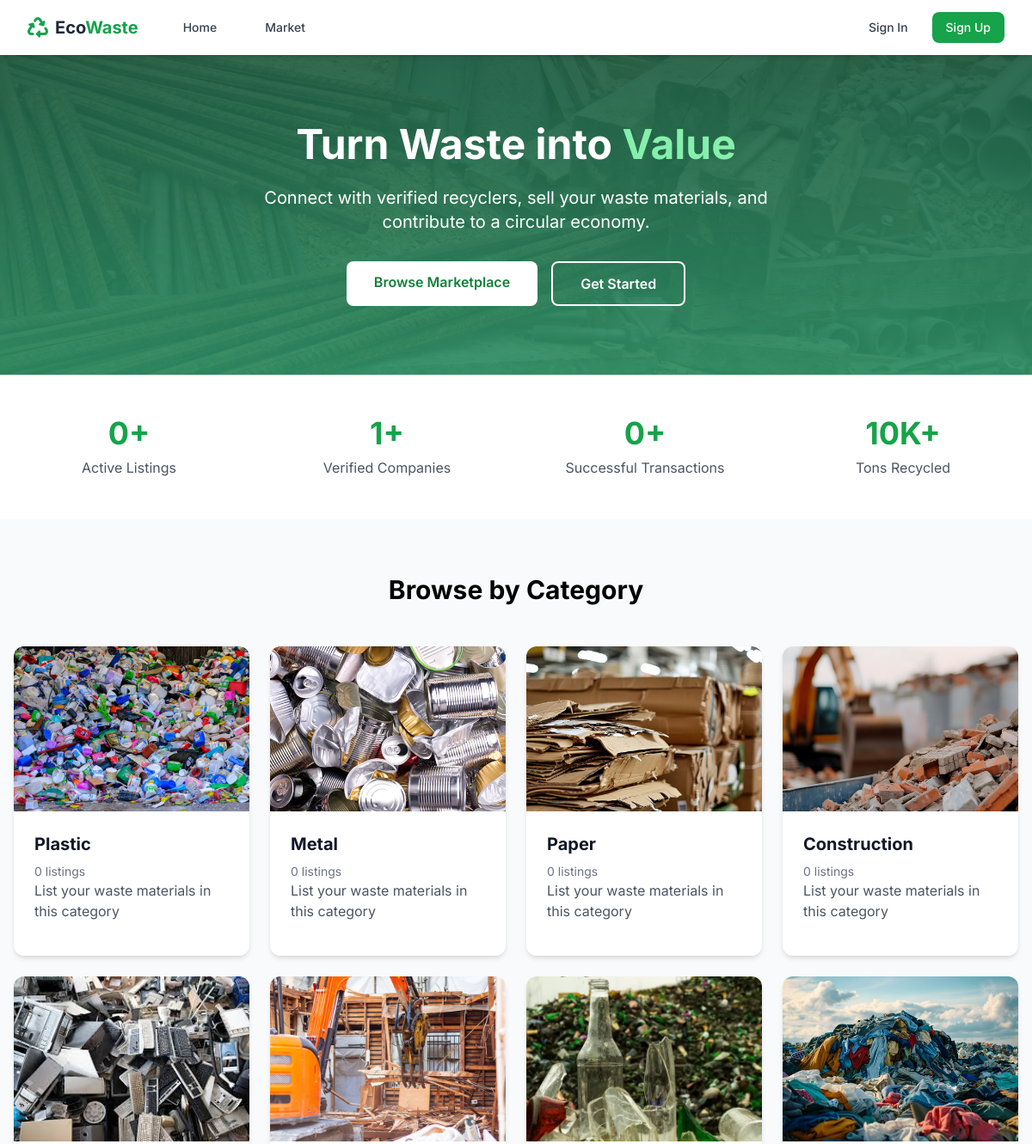
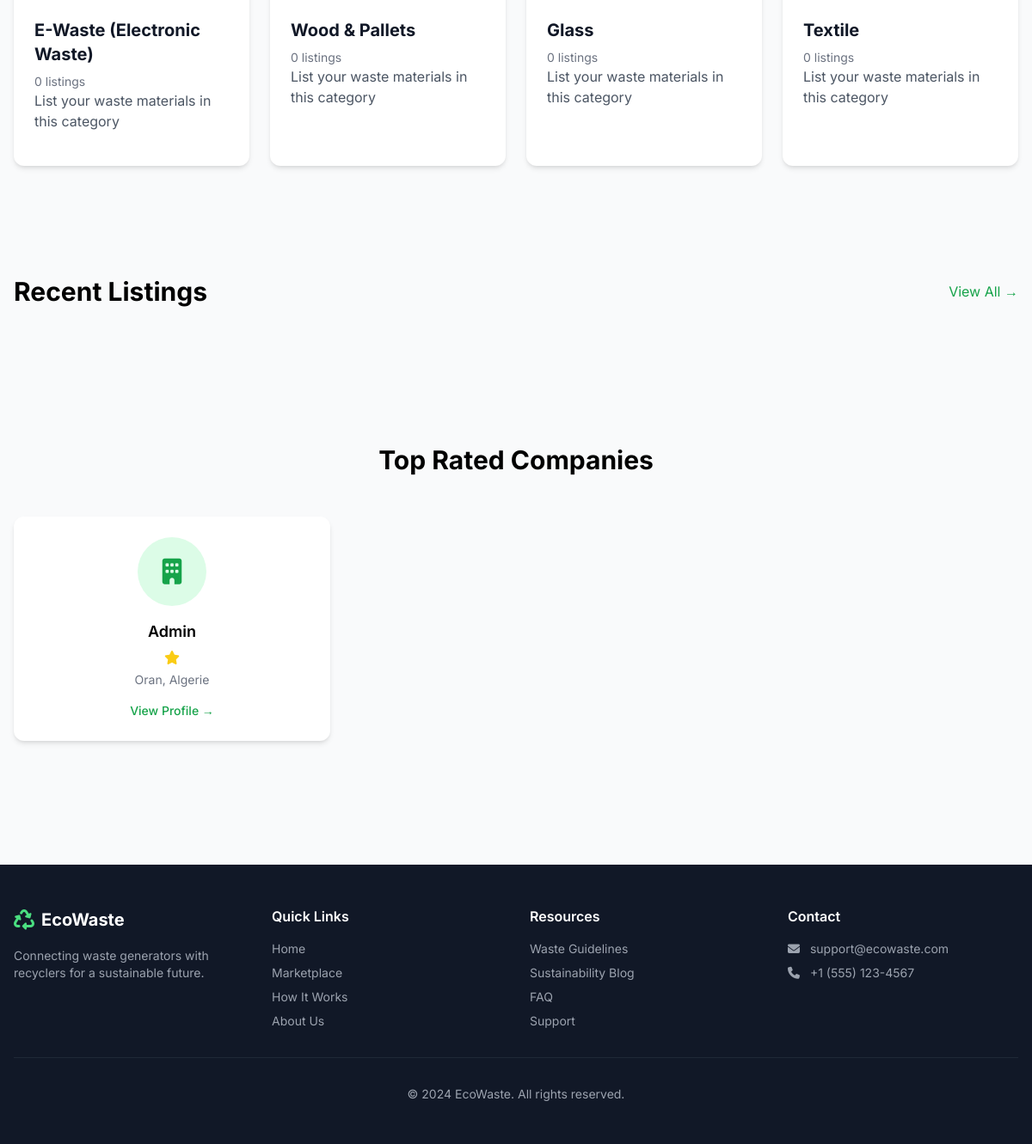
Before: / with the older database file (2 pictures, top to bottom).
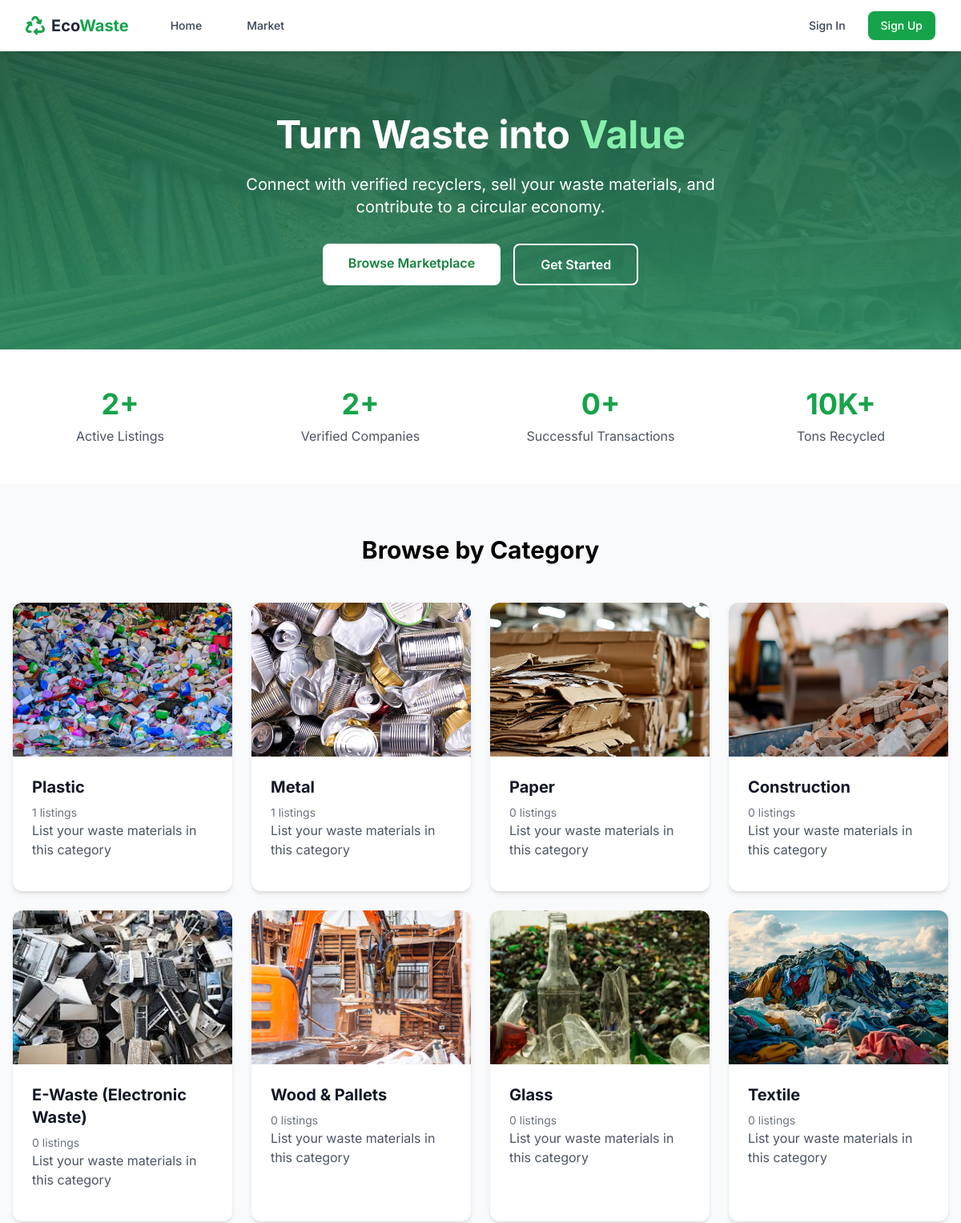
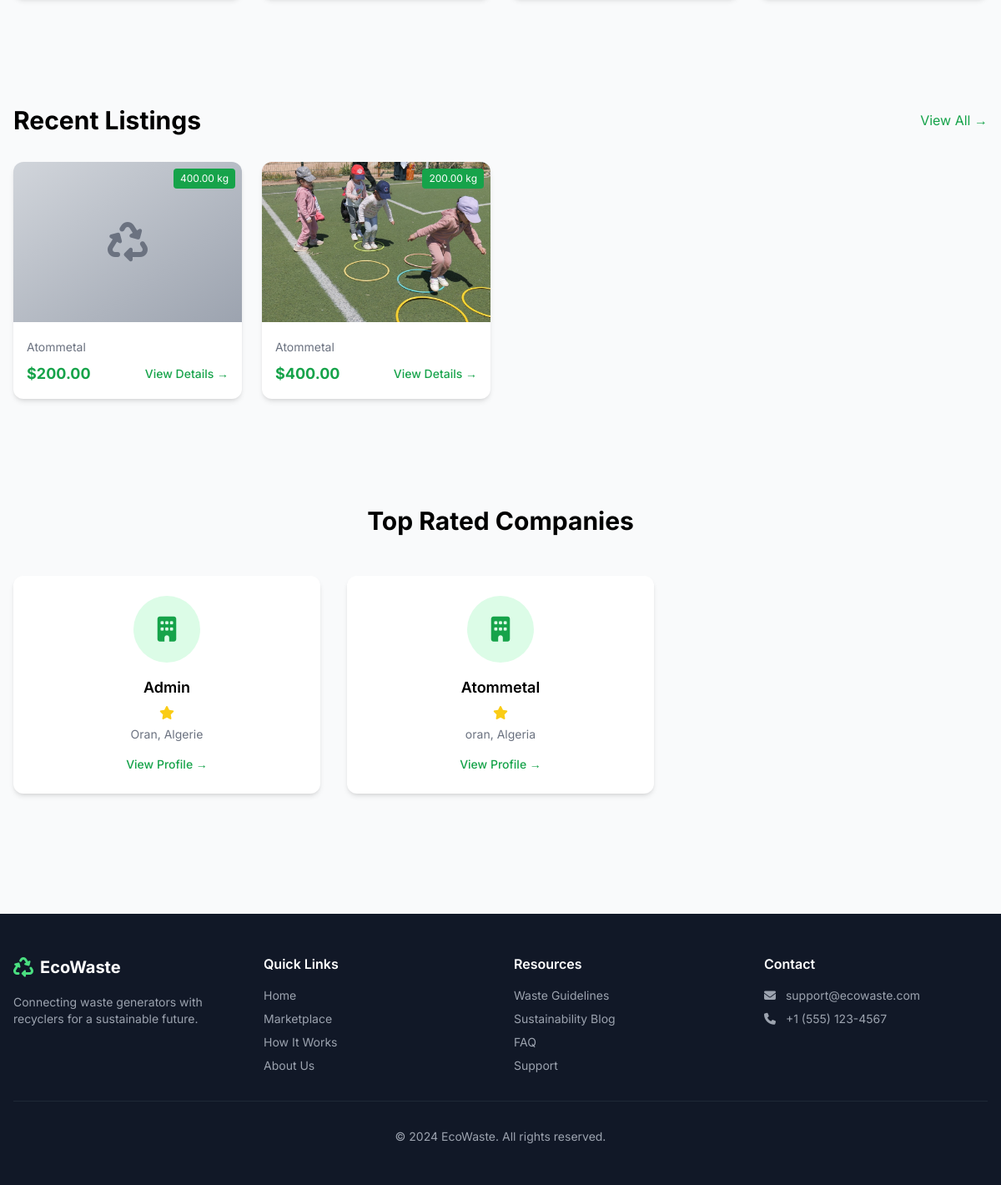
After: the same page with the newer database file (2 pictures, top to bottom).
### app/listings/models.py (models this page shows, shortened)
class Category(db.Model):
    id=db.Column(db.Integer(),primary_key=True)
    name=db.Column(db.String(length=30),nullable=False)
    Description=db.Column(db.String(length=300),nullable=False)
    default_image_url = db.Column(db.String(255))
    items=db.relationship("Item", back_populates="owned_category",lazy=True)
    qualities = db.relationship('Quality_attributes', back_populates='owned_quality',lazy=True)

class Item(db.Model):
    id=db.Column(db.Integer(),primary_key=True)
    company_id= db.Column(db.Integer(),db.ForeignKey('company.id'))
    category_id= db.Column(db.Integer(),db.ForeignKey('category.id'))
    user_id=db.Column(db.Integer(),db.ForeignKey('user.id'))
    name=db.Column(db.String(length=30),nullable=False)
    description=db.Column(db.String(length=1024))
    unit= db.Column(db.String(length=30),nullable=False)
    quantity= db.Column(db.Numeric(10,2),nullable=False)
    price_negotiable = db.Column(db.Boolean, default=True)
    minimum_order = db.Column(db.Numeric(10, 2), default=0)
    views=db.Column(db.Integer(),default=0)
    pickup_address=db.Column(db.String(length=30))
    pickup_city=db.Column(db.String(length=30))
    pickup_country=db.Column(db.String(length=30))
    sell_type=db.Column(db.String(length=30))
    price=db.Column(db.Numeric(10,2),nullable=False)
    status=db.Column(db.String(length=30),default="draft") #active/closed/sold/published/pending
    expires_at= db.Column(db.DateTime())
    created_at = db.Column(db.DateTime(timezone=True), server_default=db.func.now())
    images=db.relationship('Image',backref='owned_item',lazy=True)
    offers=db.relationship('Offer',backref='owned_item',lazy=True)
    owned_user = db.relationship("User", back_populates="items")
    owned_company = db.relationship("Company", back_populates="items")
    owned_category=db.relationship("Category",back_populates="items")
    offers = db.relationship('Offer', back_populates='item',lazy=True)
    transactions = db.relationship('Transaction', back_populates='listing',lazy=True)
    images = db.relationship('Image', back_populates='owned_image',lazy=True)
    qualities = db.relationship('Item_quality_values', back_populates='owned_item',lazy=True)
    reviews = db.relationship('Review', back_populates='item')

class Image(db.Model):
    id=db.Column(db.Integer(),primary_key=True)
    item_id= db.Column(db.Integer(),db.ForeignKey('item.id'))
    default=db.Column(db.Boolean(),default=False)
    uri=db.Column(db.String(length=30))
    created_at = db.Column(db.DateTime(timezone=True), server_default=db.func.now())
    owned_image = db.relationship('Item', back_populates='images',lazy=True)

### app/auth/models.py (models this page shows, shortened)
class Company(db.Model):
    id = db.Column(db.Integer(),primary_key=True)
    name = db.Column(db.String(length=30),nullable=False,unique=True)
    email = db.Column(db.String(200))
    phone = db.Column(db.String(50))
    website = db.Column(db.String(200))
    logo = db.Column(db.String(200))
    rating_avg= db.Column(db.Integer(),default=0)
    total_reviews=db.Column(db.Integer(),default=0)
    address = db.Column(db.String(length=30),nullable=False)
    country = db.Column(db.String(length=30),nullable=False)
    city = db.Column(db.String(length=30),nullable=False)
    company_type = db.Column(db.String(length=30),nullable=False) #generator, recycler, trader
    activity = db.Column(db.String(length=30),nullable=False)
    rc = db.Column(db.String(length=30))
    nif = db.Column(db.String(length=30))
    nis = db.Column(db.String(length=30))
    referal = db.Column(db.String(length=30))
    verified=db.Column(db.Boolean(),default=False)
    verified_by= db.Column(db.Integer())
    verified_at=db.Column(db.DateTime(timezone=True))
    created_at = db.Column(db.DateTime(timezone=True), server_default=db.func.now())
    items = db.relationship('Item', back_populates='owned_company',lazy=True)
    users = db.relationship('User', back_populates='owned_company',lazy=True)
    buy_transactions=db.relationship('Transaction', back_populates='buyer_company',foreign_keys="Transaction.buyer_company_id",lazy=True)
    sell_transactions=db.relationship('Transaction', back_populates='seller_company',foreign_keys="Transaction.seller_company_id",lazy=True)
    offers = db.relationship("Offer",foreign_keys="Offer.sender_company_id",back_populates="sender_company",lazy=True)
    reviews = db.relationship('Review', back_populates='company')

### app/routes.py (the view)
@app.route("/")
def home():
    recent_listings=Item.query.order_by(desc(Item.created_at)).limit(4).all()
    categories=Category.query.all()
    featured_companies=Company.query.order_by(desc(Company.rating_avg)).limit(5).all()
    total_listings=Item.query.count()
    total_companies=Company.query.count()
    total_transactions=Transaction.query.count()
    return render_template('home.html',recent_listings=recent_listings,categories=categories,featured_companies=featured_companies,total_companies=total_companies,total_listings=total_listings,total_transactions=total_transactions)

### app/templates/home.html (shortened to what this page needs)
{% extends "base.html" %}
{% block content %}
<section class="gradient-bg text-white py-20">
    <div class="max-w-7xl mx-auto px-4 text-center">
        <h1 class="text-5xl font-bold mb-6">Turn Waste into <span class="text-green-300">Value</span></h1>
        <p class="text-xl mb-8 max-w-2xl mx-auto">Connect with verified recyclers, sell your waste materials, and contribute to a circular economy.</p>
        <div class="flex justify-center space-x-4">
            <a href="{{ url_for('listings.market_category') }}" class="bg-white text-green-700 px-8 py-3 rounded-lg font-semibold hover:bg-gray-100 transition">
                Browse Marketplace
            </a>
            {% if not current_user.is_authenticated %}
            <a href="{{ url_for('auth.signup') }}" class="border-2 border-white text-white px-8 py-3 rounded-lg font-semibold hover:bg-white hover:text-green-700 transition">
                Get Started
            </a>
            {% endif %}
        </div>
    </div>
</section>
<section class="py-12 bg-white">
    <div class="max-w-7xl mx-auto px-4">
        <div class="grid grid-cols-1 md:grid-cols-4 gap-8">
            <div class="text-center">
                <div class="text-4xl font-bold text-green-600">{{ total_listings }}+</div>
                <div class="text-gray-600 mt-2">Active Listings</div>
            </div>
            <div class="text-center">
                <div class="text-4xl font-bold text-green-600">{{ total_companies }}+</div>
                <div class="text-gray-600 mt-2">Verified Companies</div>
            </div>
            <div class="text-center">
                <div class="text-4xl font-bold text-green-600">{{ total_transactions }}+</div>
                <div class="text-gray-600 mt-2">Successful Transactions</div>
            </div>
            <div class="text-center">
                <div class="text-4xl font-bold text-green-600">10K+</div>
                <div class="text-gray-600 mt-2">Tons Recycled</div>
            </div>
        </div>
    </div>
</section>
<section class="py-16 bg-gray-50">
    <div class="max-w-7xl mx-auto px-4">
        <h2 class="text-3xl font-bold text-center mb-12">Browse by Category</h2>
        <div class="grid grid-cols-2 md:grid-cols-4 gap-6">
            {% for category in categories %}
            <a href="{{ url_for('listings.market', category_id=category.id) }}"
           class="group bg-white rounded-xl shadow-md hover:shadow-xl transition-all duration-300 overflow-hidden">
            <div class="relative h-48 bg-gradient-to-br from-green-50 to-gray-100">
                {% if category.default_image_url %}
                <img src="{{url_for('static',filename=category.default_image_url)}}" class="w-full h-full object-cover">
                {% else %}
                <div class="w-full h-full flex items-center justify-center">
                    <i class="fas {{ category.icon or 'fa-trash-alt' }} text-6xl text-green-500 group-hover:scale-110 transition-transform"></i>
                </div>
                {% endif %}
                <div class="absolute inset-0 bg-black bg-opacity-0 group-hover:bg-opacity-10 transition-all"></div>
            </div>
            <div class="p-6">
                <h3 class="text-xl font-bold text-gray-900 mb-2">{{ category.name }}</h3>
                <p class="text-sm text-gray-500 mt-1">{{ category.items|length }} listings</p>
                <p class="text-gray-600 mb-4">{{ category.description or 'List your waste materials in this category' }}</p>
            </div>
        </a>
            {% endfor %}
        </div>
    </div>
</section>
<section class="py-16">
    <div class="max-w-7xl mx-auto px-4">
        <div class="flex justify-between items-center mb-8">
            <h2 class="text-3xl font-bold">Recent Listings</h2>
            <a href="{{ url_for('listings.market_category') }}" class="text-green-600 hover:text-green-700">View All →</a>
        </div>
        <div class="grid grid-cols-1 md:grid-cols-3 lg:grid-cols-4 gap-6">
            {% for listing in recent_listings %}
            <div class="bg-white rounded-xl shadow-md overflow-hidden hover:shadow-lg transition">
                <div class="h-48 bg-gray-200 relative">
                    {% if listing.images[0] %}
                    <img src="{{ url_for('static',filename=listing.images[0].uri ) }}" class="w-full h-full object-cover">
                    {% else %}
                    <div class="w-full h-full bg-gradient-to-br from-gray-300 to-gray-400 flex items-center justify-center">
                        <i class="fas fa-recycle text-5xl text-gray-500"></i>
                    </div>
                    {% endif %}
                    <span class="absolute top-2 right-2 bg-green-600 text-white text-xs px-2 py-1 rounded">
                        {{ listing.quantity }} {{ listing.unit }}
                    </span>
                </div>
                <div class="p-4">
                    <p class="text-sm text-gray-500 mb-2">{{ listing.owned_company.name }}</p>
                    <div class="flex justify-between items-center">
                        {% if listing.price %}
                        <span class="text-lg font-bold text-green-600">${{ "%.2f"|format(listing.price) }}</span>
                        {% else %}
                        <span class="text-sm text-gray-500">Make Offer</span>
                        {% endif %}
                        <a href="{{ url_for('listings.detail', listing_id=listing.id) }}" class="text-green-600 hover:text-green-700 text-sm font-medium">
                            View Details →
                        </a>
                    </div>
                </div>
            </div>
            {% endfor %}
        </div>
    </div>
</section>
<section class="py-16 bg-gray-50">
    <div class="max-w-7xl mx-auto px-4">
        <h2 class="text-3xl font-bold text-center mb-12">Top Rated Companies</h2>
        <div class="grid grid-cols-1 md:grid-cols-3 gap-8">
            {% for company in featured_companies %}
            <div class="bg-white rounded-xl shadow-md p-6 text-center">
                {% if company.logo_url %}
                <img src="{{ company.logo_url }}" class="w-20 h-20 rounded-full mx-auto mb-4 object-cover">
                {% else %}
                <div class="w-20 h-20 bg-green-100 rounded-full flex items-center justify-center mx-auto mb-4">
                    <i class="fas fa-building text-3xl text-green-600"></i>
                </div>
                {% endif %}
                <h3 class="font-semibold text-lg">{{ company.name }}</h3>
                <div class="flex items-center justify-center mt-2">
                    <i class="fas fa-star text-yellow-400"></i>
                </div>
                <p class="text-sm text-gray-500 mt-2">{{ company.city }}, {{ company.country }}</p>
                <a href="#" class="mt-4 inline-block text-green-600 hover:text-green-700 text-sm font-medium">
                    View Profile →
                </a>
            </div>
            {% endfor %}
        </div>
    </div>
</section>
{% endblock %}

Changed rows visible on the page:
computed for Category "Plastic": items|length "0" → "1"
computed for Category "Metal": items|length "0" → "1"
added Item: quantity "400.00", unit "kg", owned_company.name "Atommetal", price "200.00"
added Item: uri (picture), quantity "200.00", unit "kg", owned_company.name "Atommetal", price "400.00"
added Company: name "Atommetal", city "oran", country "Algeria"
Other visible differences:
{{ total_listings }}: "0" → "2"
{{ total_companies }}: "1" → "2"
